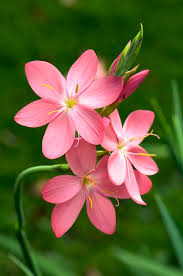
#> input picture 2.flower.jpg, 183 x 276 px, found by its file name
$ jupyter execute '2.edge detection.ipynb'
#> lines starting #> are read from the running program, lines starting #| are printed output that depends on the picture; after the words box and inside, x2 and y2 are one past the last pixel; in counts of white or black regions, pixels touching at a corner belong together
[cell 1]
from google.colab import drive
drive.mount('/content/drive')

[cell 2]
import numpy as np
import cv2 as cv
from matplotlib import pyplot as plt

from google.colab.patches import cv2_imshow

[cell 3]
img = cv.imread('/content/drive/MyDrive/Trichy cllg sem 2 data/IVA Labs/2.flower.jpg', cv.IMREAD_GRAYSCALE)
#> img: shape (276, 183); min 4, max 255, mean 90
edges = cv.Canny(img,100,200)
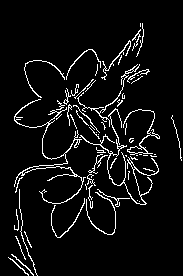
#> edges: shape (276, 183); 6.1% white in thin lines or dots, all inside (x1, y1, x2, y2) = (8, 23, 182, 276)

plt.subplot(121),plt.imshow(img,cmap = 'gray')
plt.title('Original Image')
plt.subplot(122),plt.imshow(edges,cmap = 'gray')
plt.title('Edge Image')
plt.show()
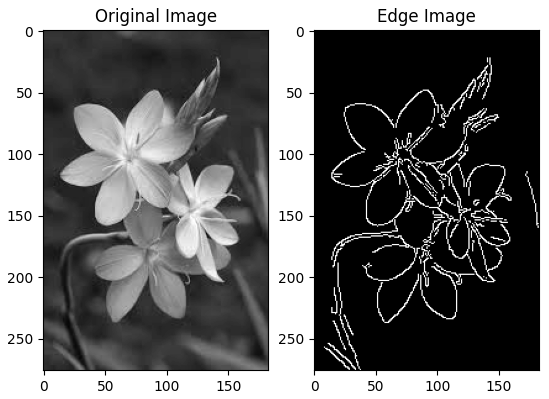
#> figure drawn by matplotlib, 2 panels

#Laplace of Gaussian (LoG) Edge Detection
 Laplacian operator with Gaussian smoothing:

[cell 4]
blurred_image = cv.GaussianBlur(img, (3, 3), 0)           # Gaussian blur
laplacian_edges = cv.Laplacian(blurred_image, cv.CV_64F)  # Laplacian operator
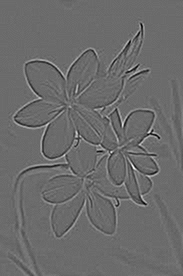
#> laplacian_edges: shape (276, 183) float64; min -88, max 120, mean 0; drawn with min black and max white
laplacian_edges = cv.convertScaleAbs(laplacian_edges)     # Convert back to uint8

plt.imshow(laplacian_edges, cmap='gray')
plt.title('Laplacian of Gaussian (LoG)')
plt.show()

#Gaussian + Laplacian + Thresholding

[cell 5]
gaussian_kernel = np.array([[1, 4, 6, 4, 1], [4, 16, 24, 16, 4], [6, 24, 36, 24, 6],[4, 16, 24, 16, 4], [1, 4, 6, 4, 1]])
gaussian_kernel = gaussian_kernel / np.sum(gaussian_kernel)
smoothed_image = cv.filter2D(img, -1, gaussian_kernel)
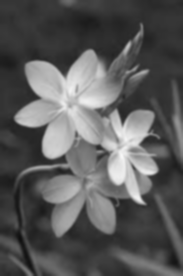
#> smoothed_image: shape (276, 183); min 15, max 247, mean 90

laplacian_kernel = np.array([[0, 1, 0], [1, -4, 1],[0, 1, 0]])
laplacian_image = cv.filter2D(smoothed_image, -1, laplacian_kernel)
laplacian_image = np.abs(laplacian_image)    # image to absolute values --> Laplacian can result in negative val
laplacian_image = np.uint8(np.clip(laplacian_image, 0, 255))

th2 = cv.adaptiveThreshold(img,255,cv.ADAPTIVE_THRESH_MEAN_C,cv.THRESH_BINARY,11,2)
#> th2: shape (276, 183); 63.8% white; 236 black regions (192 under 20 px), largest, box (x1, y1, x2, y2) and area: (0, 11, 183, 276) 13497, (155, 74, 181, 154) 541, (158, 189, 183, 244) 339
th3 = cv.adaptiveThreshold(img,255,cv.ADAPTIVE_THRESH_GAUSSIAN_C,cv.THRESH_BINARY,11,2)
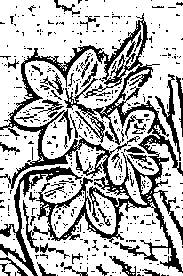
#> th3: shape (276, 183); 71.3% white; 448 black regions (403 under 20 px), largest, box (x1, y1, x2, y2) and area: (0, 13, 183, 273) 8961, (0, 166, 82, 276) 1184, (155, 74, 181, 161) 424

titles = ['Original Image', 'Laplace of Gaussian (LoG) Edge Detection','Adaptive Mean Thresholding', 'Adaptive Gaussian Thresholding']
images = [img, laplacian_image, th2, th3]

for i in range(4):
    plt.subplot(2,2,i+1),plt.imshow(images[i],'gray')
    plt.title(titles[i])
    plt.xticks([]),plt.yticks([])
plt.show()

#Sobel Edge Detection

[cell 6]
# Sobel edge detection (X and Y directions)
sobel_x = cv.Sobel(img, cv.CV_64F, 1, 0, ksize=3)
sobel_y = cv.Sobel(img, cv.CV_64F, 0, 1, ksize=3)
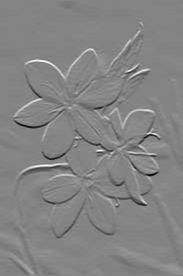
#> sobel_y: shape (276, 183) float64; min -747, max 695, mean 0.4; drawn with min black and max white
sobel_edges = cv.magnitude(sobel_x, sobel_y)
plt.imshow(sobel_edges, cmap='gray')
plt.title('Sobel Edge Detection')
plt.show()

#Prewitt Edge Detection Code:
1. uses two 3x3 convolution kernels to compute the gradients in the horizontal and vertical directions.
2. By detecting changes in intensity in the horizontal and vertical directions, it highlights edges in an image.

[cell 7]
prewitt_kernel_x = np.array([[-1, 0, 1],[-1, 0, 1], [-1, 0, 1]], dtype=np.float32)
prewitt_kernel_y = np.array([[1, 1, 1], [0, 0, 0],  [-1, -1, -1]], dtype=np.float32)

grad_x = cv.filter2D(img, -1, prewitt_kernel_x)  # Gradient in  X direction
grad_y = cv.filter2D(img, -1, prewitt_kernel_y)  # Gradient in Y direction
abs_grad_x = cv.convertScaleAbs(grad_x)
abs_grad_y = cv.convertScaleAbs(grad_y)

# alpha values--> 0.5 , 1 ,5  --> alpha – weight of array elements.
grad = cv.addWeighted(abs_grad_x, 1, abs_grad_y, 1, 0)
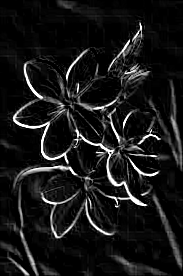
#> grad: shape (276, 183); min 0, max 255, mean 23.5
grad1 = cv.addWeighted(abs_grad_x, 0.5, abs_grad_y, 0.5, 0)
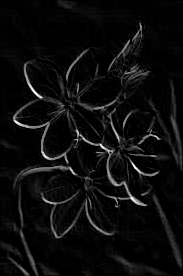
#> grad1: shape (276, 183); min 0, max 255, mean 12.2
grad2 = cv.addWeighted(abs_grad_x, 5, abs_grad_y, 5, 0)
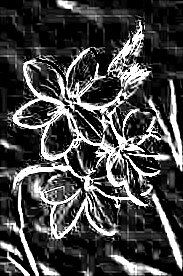
#> grad2: shape (276, 183); min 0, max 255, mean 68.9

res = np.hstack((grad,grad1,grad2))
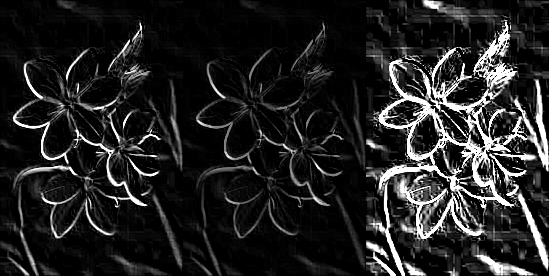
#> res: shape (276, 549); min 0, max 255, mean 34.9
cv2_imshow(res)
